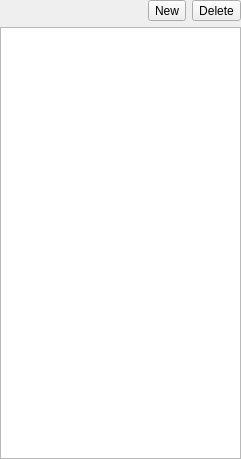
<?xml version="1.0" encoding="UTF-8"?>
<ui version="4.0">
 <class>Plugins::OpenSpeedShop::ModelListWidget</class>
 <widget class="QWidget" name="Plugins::OpenSpeedShop::ModelListWidget">
  <property name="geometry">
   <rect>
    <x>0</x>
    <y>0</y>
    <width>241</width>
    <height>459</height>
   </rect>
  </property>
  <property name="windowTitle">
   <string>Form</string>
  </property>
  <layout class="QVBoxLayout" name="verticalLayout">
   <property name="margin">
    <number>0</number>
   </property>
   <item>
    <layout class="QHBoxLayout" name="horizontalLayout">
     <item>
      <spacer name="horizontalSpacer">
       <property name="orientation">
        <enum>Qt::Horizontal</enum>
       </property>
       <property name="sizeHint" stdset="0">
        <size>
         <width>40</width>
         <height>20</height>
        </size>
       </property>
      </spacer>
     </item>
     <item>
      <widget class="QToolButton" name="btnCreate">
       <property name="toolTip">
        <string>Create a new model descriptor</string>
       </property>
       <property name="text">
        <string>New</string>
       </property>
      </widget>
     </item>
     <item>
      <widget class="QToolButton" name="btnRemove">
       <property name="toolTip">
        <string>Delete selected models</string>
       </property>
       <property name="text">
        <string>Delete</string>
       </property>
      </widget>
     </item>
    </layout>
   </item>
   <item>
    <widget class="QTreeWidget" name="treeWidget">
     <property name="headerHidden">
      <bool>true</bool>
     </property>
     <column>
      <property name="text">
       <string notr="true">1</string>
      </property>
     </column>
    </widget>
   </item>
  </layout>
 </widget>
 <resources/>
 <connections/>
</ui>
